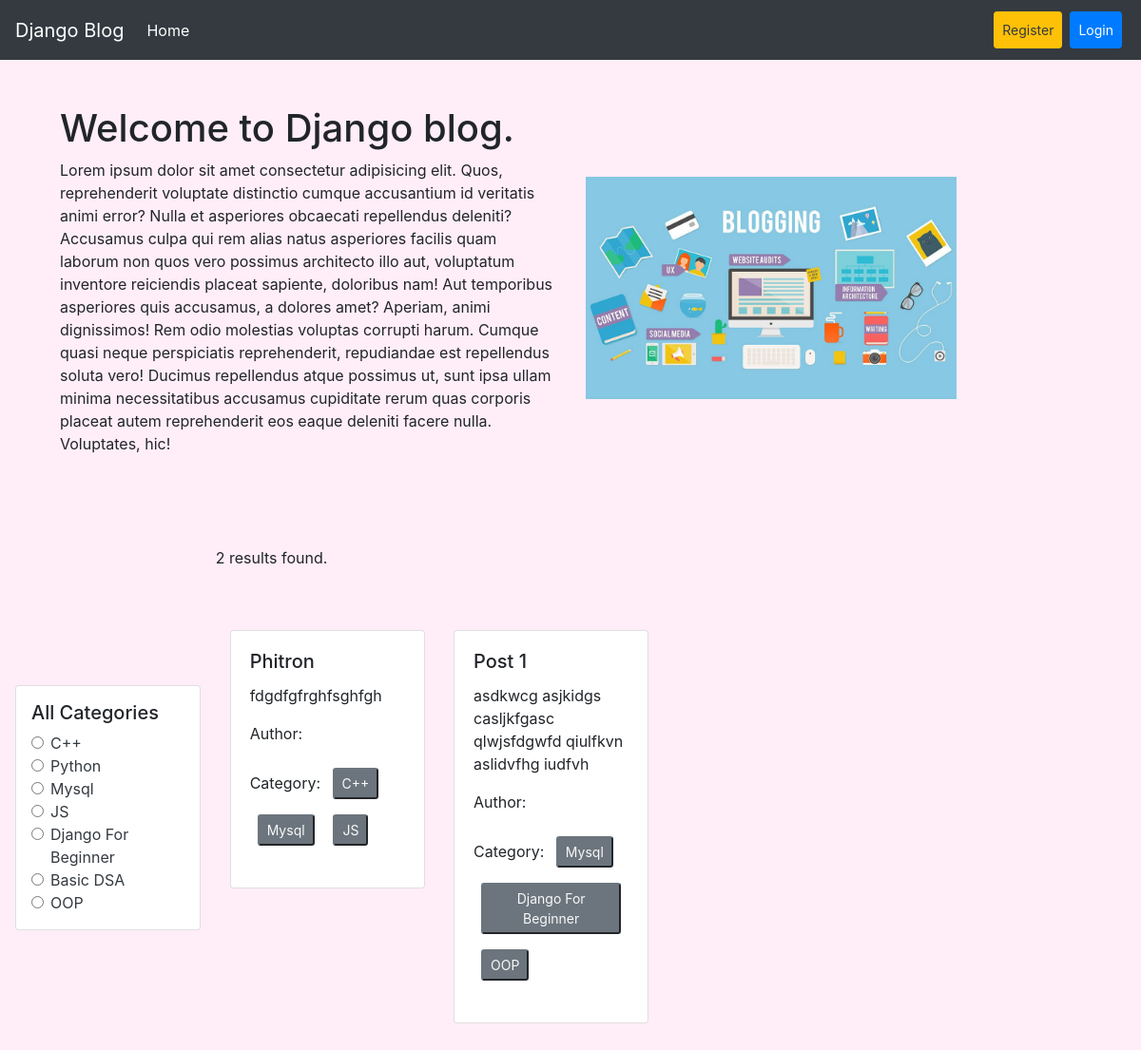
The page /category/mysql/ on the database its author committed.
### categories/models.py (models this page shows, shortened)
class Category(models.Model):
    name = models.CharField(max_length=100)
    slug = models.SlugField(max_length=100,unique=True,null=True,blank=True)

### posts/models.py (models this page shows, shortened)
class Post (models.Model):
    title = models.CharField(max_length=50)
    content = models.TextField()
    category = models.ManyToManyField(Category)
    author = models.ForeignKey(User,on_delete=models.CASCADE)

### blog_project/views.py (the view)
# urls.py: 2. Add a URL to urlpatterns:  path('', views.home, name='home')
def home(request, category_slug = None):
    data = Post.objects.all()
    if category_slug is not None:
        category = Category.objects.get(slug=category_slug)
        data = Post.objects.filter(category=category)
    categories = Category.objects.all()
    return render(request,'home.html',{'data':data,'category':categories})

### templates/home.html
{% extends "base.html" %}
{% load static %}
{% block content %}
<div class="d-flex flex-wrap p-5 align-items-center">
    <div class="col-6">
        <h1>Welcome to Django blog.</h1>
        <p>Lorem ipsum dolor sit amet consectetur adipisicing elit. Quos, reprehenderit voluptate distinctio cumque accusantium id veritatis animi error? Nulla et asperiores obcaecati repellendus deleniti? Accusamus culpa qui rem alias natus asperiores facilis quam laborum non quos vero possimus architecto illo aut, voluptatum inventore reiciendis placeat sapiente, doloribus nam! Aut temporibus asperiores quis accusamus, a dolores amet? Aperiam, animi dignissimos! Rem odio molestias voluptas corrupti harum. Cumque quasi neque perspiciatis reprehenderit, repudiandae est repellendus soluta vero! Ducimus repellendus atque possimus ut, sunt ipsa ullam minima necessitatibus accusamus cupiditate rerum quas corporis placeat autem reprehenderit eos eaque deleniti facere nulla. Voluptates, hic!</p>
    </div>
    <div class="col-6 p-3">
        <img class="w-75" src="{% static 'blog.jpg' %}" alt="">
    </div>
</div>
    <div class="d-flex flex-wrap p-3 align-items-center">
        <div class="col-2 card bg-white p-3">
            <h5>All Categories</h5>
            {% for c in category %}
                <div class="form-check">
                    <input class="form-check-input" type="radio" name="category" id="{{c.id}}">
                    <label class="form-check-label" for="{{c.id}}">
                    <a href="{% url 'category_wise_post' c.slug %}" class="text-decoration-none text-dark">{{c.name}}</a>
                    </label>
                </div>
            {% endfor %}
        </div>
        <div class="col-10 p-3">
            <p>{{data | length}} results found.</p>
            <div class="d-flex flex-wrap py-5 pt-5">
                {% for post in data %}
                <div class="col-sm-3 ">
                    <div class="card">
                        <div class="card-body">
                            <h5 class="card-title">{{post.title}}</h5>
                            <p class="card-text">{{post.content}}</p>
                            <p>Author: <strong>{{post.author.first_name}} {{post.author.last_name}}</strong></p>
                            <p>Category: <strong>
                                {% for cat in post.category.all %}
                                    <button class="btn-sm btn-secondary m-2 text-light fw-bold" disabled>{{cat.name}}</button>
                                {% endfor %}
                                </strong></p>
                        </div>
                    </div>
                </div>
                {% endfor %}
            </div>
        </div>
    </div>
{% endblock content %}

### templates/base.html (style rules this page uses)
body { background-color: #ffeef8; }

### rows shown on the page
Category: name "C++"
Category: name "Python"
Category: name "Mysql"
Category: name "JS"
Category: name "Django For Beginner"
Category: name "Basic DSA"
Category: name "OOP"
Post: title "Phitron", content "fdgdfgfrghfsghfgh"
Post: title "Post 1", content "asdkwcg asjkidgs casljkfgasc qlwjsfdgwfd qiulfkvn aslidvfhg iudfvh"

### other values the page prints
{{ data | length }} "2"
